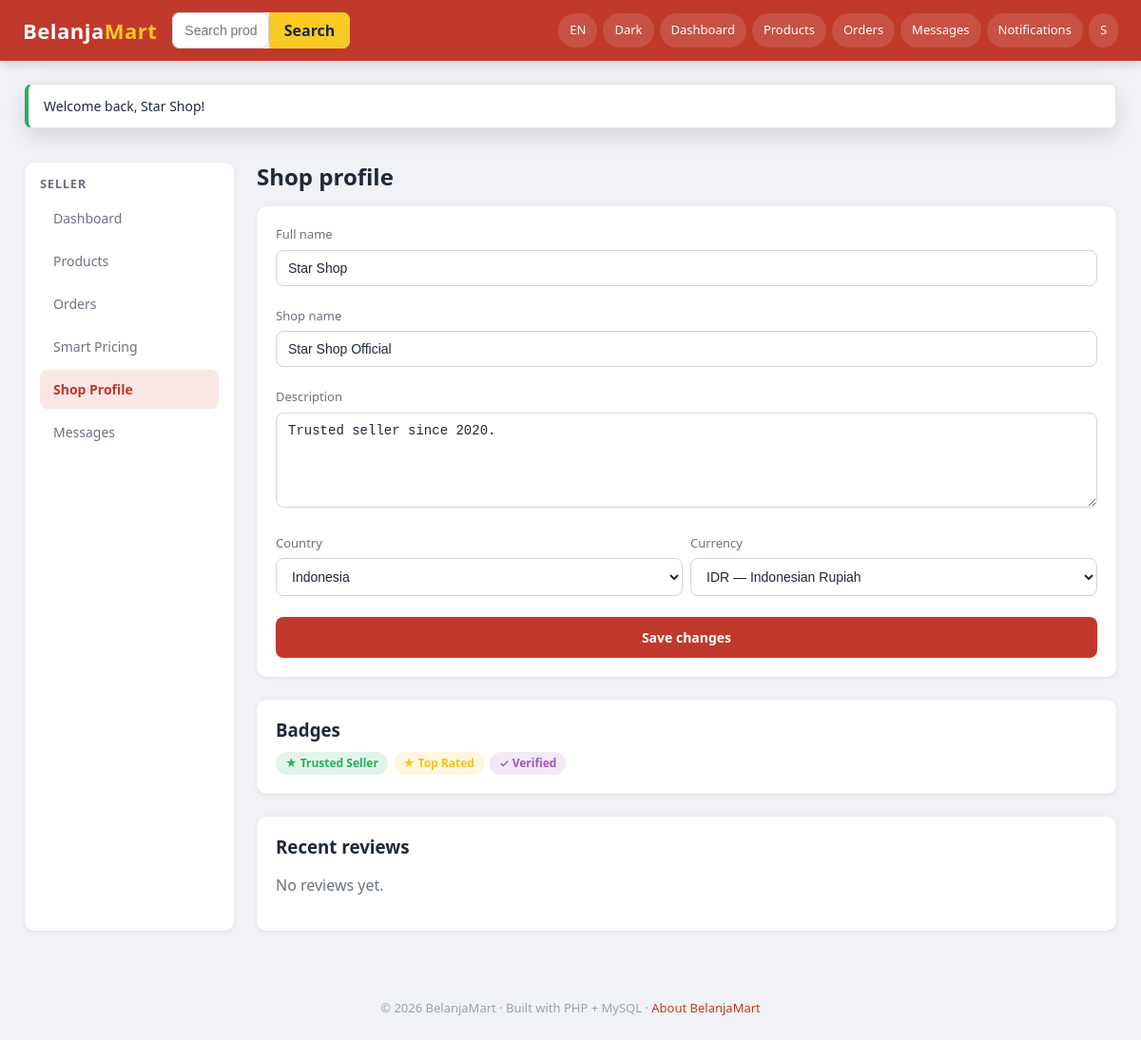
The page /frontend/pages/seller/profile.php (signed in) on the database its author committed.
### tables this page shows
CREATE TABLE seller_profiles (
    user_id        INT PRIMARY KEY,
    shop_name      VARCHAR(120) NOT NULL,
    description    TEXT,
    banner         VARCHAR(255) DEFAULT NULL,
     
    avg_rating         DECIMAL(3,2)  NOT NULL DEFAULT 0,
    total_reviews      INT NOT NULL DEFAULT 0,
    total_sales        INT NOT NULL DEFAULT 0,         
    total_cancellations INT NOT NULL DEFAULT 0,
    response_time_min  INT NOT NULL DEFAULT 0,         
    cancellation_rate  DECIMAL(5,2) NOT NULL DEFAULT 0,    
    delivery_success_rate DECIMAL(5,2) NOT NULL DEFAULT 100,
    is_verified        TINYINT(1) NOT NULL DEFAULT 0,
    FOREIGN KEY (user_id) REFERENCES users(user_id) ON DELETE CASCADE
);

CREATE TABLE users (
    user_id        INT AUTO_INCREMENT PRIMARY KEY,
    name           VARCHAR(100) NOT NULL,
    email          VARCHAR(150) NOT NULL UNIQUE,
    password       VARCHAR(255) NOT NULL,
    role           ENUM('buyer','seller','admin') NOT NULL DEFAULT 'buyer',
    avatar         VARCHAR(255) DEFAULT NULL,
    phone          VARCHAR(30)  DEFAULT NULL,
    country_code   CHAR(2)      DEFAULT 'ID',
    preferred_currency CHAR(3)  DEFAULT 'IDR',
    is_verified    TINYINT(1)   NOT NULL DEFAULT 0,     
    is_active      TINYINT(1)   NOT NULL DEFAULT 1,
    last_login_at  TIMESTAMP    NULL,
    created_at     TIMESTAMP DEFAULT CURRENT_TIMESTAMP,
    updated_at     TIMESTAMP DEFAULT CURRENT_TIMESTAMP ON UPDATE CURRENT_TIMESTAMP,
    FOREIGN KEY (country_code)       REFERENCES countries(country_code),
    FOREIGN KEY (preferred_currency) REFERENCES currencies(currency_code)
);

CREATE TABLE countries (
    country_code   CHAR(2) PRIMARY KEY,            
    country_name   VARCHAR(80)  NOT NULL,
    currency_code  CHAR(3)      NOT NULL,          
    tax_rate       DECIMAL(5,4) NOT NULL DEFAULT 0,     
    base_shipping  DECIMAL(10,2) NOT NULL DEFAULT 0     
);

CREATE TABLE currencies (
    currency_code  CHAR(3) PRIMARY KEY,             
    symbol         VARCHAR(8)   NOT NULL,
    name           VARCHAR(60)  NOT NULL,
     
    rate_to_usd    DECIMAL(18,6) NOT NULL DEFAULT 1,
    updated_at     TIMESTAMP DEFAULT CURRENT_TIMESTAMP ON UPDATE CURRENT_TIMESTAMP
);

CREATE TABLE badges (
    badge_id    INT AUTO_INCREMENT PRIMARY KEY,
    code        VARCHAR(40) UNIQUE NOT NULL,
    label       VARCHAR(80) NOT NULL,
    description VARCHAR(255),
    icon        VARCHAR(20) DEFAULT '🏅',
    color       VARCHAR(20) DEFAULT '#f1c40f'
);

### backend/core/Lang.php (called while the page is built, shortened)
<?php
class Lang
{
    private static ?string $locale = null;
    private static array $strings = [];
    private static array $fallback = [];
    private static bool $loaded = false;
    public static function locale(): string
    {
        if (self::$locale === null) {
            self::$locale = $_SESSION['__locale']
                ?? config('defaults.locale_code', 'en');
        }
        return self::$locale;
    }
    private static function load(): void
    {
        if (self::$loaded) return;
        $dir = __DIR__ . '/../lang/';
        $locale = self::locale();
        $fallbackFile = $dir . 'en.json';
        if (is_file($fallbackFile)) {
            self::$fallback = json_decode(file_get_contents($fallbackFile), true) ?: [];
        }
        if ($locale !== 'en') {
            $localeFile = $dir . $locale . '.json';
            if (is_file($localeFile)) {
                self::$strings = json_decode(file_get_contents($localeFile), true) ?: [];
            }
        } else {
            self::$strings = self::$fallback;
        }
        self::$loaded = true;
    }
    public static function get(string $key, array $replace = []): string
    {
        $text = self::$strings[$key] ?? self::$fallback[$key] ?? $key;
        return $text;
    }
}

### backend/core/Database.php (called while the page is built, shortened)
<?php
class Database
{
    private static ?PDO $pdo = null;
    public static function pdo(): PDO
    {
        if (self::$pdo instanceof PDO) {
            return self::$pdo;
        }
        $cfg  = config('db');
        $dsn  = sprintf(
            'mysql:host=%s;port=%d;dbname=%s;charset=%s',
            $cfg['host'], $cfg['port'], $cfg['database'], $cfg['charset']
        );
        try {
            self::$pdo = new PDO($dsn, $cfg['username'], $cfg['password'], [
                PDO::ATTR_ERRMODE            => PDO::ERRMODE_EXCEPTION,
                PDO::ATTR_DEFAULT_FETCH_MODE => PDO::FETCH_ASSOC,
                PDO::ATTR_EMULATE_PREPARES   => false,
            ]);
        } catch (PDOException $e) {
            http_response_code(500);
            die('Database connection failed: ' . $e->getMessage());
        }
        return self::$pdo;
    }
    public static function run(string $sql, array $params = []): PDOStatement
    {
        $stmt = self::pdo()->prepare($sql);
        $stmt->execute($params);
        return $stmt;
    }
    public static function one(string $sql, array $params = []): ?array
    {
        $row = self::run($sql, $params)->fetch();
        return $row ?: null;
    }
    public static function all(string $sql, array $params = []): array
    {
        return self::run($sql, $params)->fetchAll();
    }
}

### backend/models/UserModel.php (called while the page is built, shortened)
<?php
class UserModel
{
    public static function sellerProfile(int $userId): ?array
    {
        return Database::one("
            SELECT u.user_id, u.name, u.email, u.avatar, u.country_code,
                   u.preferred_currency, u.created_at, u.last_login_at,
                   sp.shop_name, sp.description, sp.banner,
                   sp.avg_rating, sp.total_reviews, sp.total_sales,
                   sp.total_cancellations, sp.cancellation_rate,
                   sp.delivery_success_rate, sp.response_time_min, sp.is_verified
            FROM users u
            JOIN seller_profiles sp ON sp.user_id = u.user_id
            WHERE u.user_id = ? AND u.role = 'seller'
        ", [$userId]);
    }
    public static function badges(int $userId): array
    {
        return Database::all("
            SELECT b.*
            FROM seller_badges sb
            JOIN badges b ON b.badge_id = sb.badge_id
            WHERE sb.user_id = ?
        ", [$userId]);
    }
}

### backend/config/bootstrap.php (called while the page is built, shortened)
<?php
if (!defined('BM_BOOTSTRAPPED')) {
    $cfg = $GLOBALS['BM_CONFIG'];
    spl_autoload_register(function ($class) {
        $roots = [
            __DIR__ . '/../core/',
            __DIR__ . '/../models/',
            __DIR__ . '/../services/',
            __DIR__ . '/../controllers/',
            __DIR__ . '/../middleware/',
        ];
        foreach ($roots as $root) {
            $file = $root . $class . '.php';
            if (is_file($file)) {
                return;
            }
        }
    });
    foreach (['uploads', 'chat', 'logs'] as $key) {
        $path = $cfg['storage'][$key] ?? null;
        if ($path && !is_dir($path)) {
            @mkdir($path, 0777, true);
        }
    }
    require_once __DIR__ . '/../core/helpers.php';
}

### frontend/pages/seller/profile.php (the view, shortened to what this page needs)
<?php
require_once __DIR__ . '/../../../backend/config/bootstrap.php';
$user    = current_user();
$profile = UserModel::sellerProfile((int) $user['user_id']);
$badges  = UserModel::badges((int) $user['user_id']);
$reviews = ReviewModel::forSeller((int) $user['user_id']);
layout('header', ['title' => 'Shop profile']);
?>
<div class="layout">
    <div>
        <h2>Shop profile</h2>
        <div class="card mt-2">
            <form method="POST" class="grid" style="grid-template-columns: 1fr 1fr; gap:8px;">
                <div class="form-row" style="grid-column: span 2;"><label>Full name</label>
                    <input type="text" name="name" value="<?= e($user['name']) ?>" required></div>
                <div class="form-row" style="grid-column: span 2;"><label>Shop name</label>
                    <input type="text" name="shop_name" value="<?= e($profile['shop_name'] ?? '') ?>" required></div>
                <div class="form-row" style="grid-column: span 2;"><label>Description</label>
                    <textarea name="description"><?= e($profile['description'] ?? '') ?></textarea></div>
                <div class="form-row"><label>Country</label>
                    <select name="country_code">
                        <?php foreach (Database::all("SELECT * FROM countries ORDER BY country_name") as $c): ?>
                            <option value="<?= e($c['country_code']) ?>" <?= ($c['country_code'] === ($user['country'] ?? 'ID')) ? 'selected' : '' ?>>
                                <?= e($c['country_name']) ?>
                            </option>
                        <?php endforeach; ?>
                    </select>
                </div>
                <div class="form-row"><label>Currency</label>
                    <select name="preferred_currency">
                        <?php foreach (Database::all("SELECT * FROM currencies") as $c): ?>
                            <option value="<?= e($c['currency_code']) ?>" <?= ($c['currency_code'] === ($user['currency'] ?? 'IDR')) ? 'selected' : '' ?>>
                                <?= e($c['currency_code']) ?> — <?= e($c['name']) ?>
                            </option>
                        <?php endforeach; ?>
                    </select>
                </div>
                <button class="btn btn-primary" type="submit" style="grid-column: span 2;">Save changes</button>
            </form>
        </div>
        <div class="card mt-3">
            <h3>Badges</h3>
            <?php if (empty($badges)): ?>
                <p class="text-muted">Earn your first badge by completing more sales and getting reviews.</p>
            <?php else: ?>
                <?php component('seller_badge', ['badges' => $badges]); ?>
            <?php endif; ?>
        </div>
        <div class="card mt-3">
            <h3>Recent reviews</h3>
            <?php if (empty($reviews)): ?>
                <p class="text-muted">No reviews yet.</p>
            <?php else: foreach (array_slice($reviews, 0, 6) as $r): ?>
                <div style="border-bottom:1px solid var(--border); padding: 8px 0;">
                    <div class="row" style="justify-content: space-between;">
                        <div class="fw-600"><?= e($r['user_name']) ?> · <?= e($r['product_name']) ?></div>
                        <span>★ <?= (int) $r['rating'] ?>/5</span>
                    </div>
                    <div class="text-muted fs-13"><?= e($r['comment']) ?></div>
                </div>
            <?php endforeach; endif; ?>
        </div>
    </div>
</div>

### frontend/components/navbar.php (shortened to what this page needs)
<?php
$role = $user['role'] ?? null;
$currentLang = Lang::locale();
$langFlags = ['en' => 'EN', 'id' => 'ID', 'ja' => 'JA', 'zh' => 'ZH'];
?>
<header class="topbar">
    <a href="<?= base_url('/') ?>" class="brand">Belanja<span>Mart</span></a>
    <?php if ($role !== 'admin'): ?>
    <form class="search" action="<?= base_url('/frontend/pages/buyer/home.php') ?>" method="GET">
        <input type="text" name="q" placeholder="<?= e(__('Search products, brands, or sellers...')) ?>" value="<?= e($_GET['q'] ?? '') ?>">
        <button type="submit">Search</button>
    </form>
    <?php endif; ?>
    <div class="topbar-actions">
        <div class="lang-switcher" style="position:relative;">
            <button class="icon-btn" id="langToggle" title="<?= e(__('Language')) ?>">
                <span><?= $langFlags[$currentLang] ?? 'Lang' ?></span>
            </button>
        </div>
        <button class="icon-btn" data-theme-toggle title="<?= e(__('Toggle theme')) ?>">
            <span class="icon">Dark</span>
        </button>
        <?php if (!$user): ?>
            <a class="pill" href="<?= base_url('/auth/role.php') ?>"><?= e(__('Sign in')) ?></a>
        <?php else: ?>
            <?php if ($role === 'buyer'): ?>
                <a class="pill" href="<?= base_url('/frontend/pages/buyer/wishlist.php') ?>" title="<?= e(__('Wishlist')) ?>">
                    <span class="label"><?= e(__('Wishlist')) ?></span>
                    <?php if (!empty($wishCount)): ?><span class="badge-count"><?= (int) $wishCount ?></span><?php endif; ?>
                </a>
                <a class="pill" href="<?= base_url('/frontend/pages/buyer/cart.php') ?>" title="<?= e(__('Cart')) ?>">
                    <span class="label"><?= e(__('Cart')) ?></span>
                    <?php if (!empty($cartCount)): ?><span class="badge-count"><?= (int) $cartCount ?></span><?php endif; ?>
                </a>
                <a class="pill" href="<?= base_url('/frontend/pages/buyer/orders.php') ?>" title="<?= e(__('Orders')) ?>">
                    <span class="label"><?= e(__('Orders')) ?></span>
                </a>
            <?php elseif ($role === 'seller'): ?>
                <a class="pill" href="<?= base_url('/frontend/pages/seller/dashboard.php') ?>"><span class="label"><?= e(__('Dashboard')) ?></span></a>
                <a class="pill" href="<?= base_url('/frontend/pages/seller/products.php') ?>"><span class="label"><?= e(__('Products')) ?></span></a>
                <a class="pill" href="<?= base_url('/frontend/pages/seller/orders.php') ?>"><span class="label"><?= e(__('Orders')) ?></span></a>
            <?php elseif ($role === 'admin'): ?>
                <a class="pill" href="<?= base_url('/frontend/pages/admin/dashboard.php') ?>">Admin</a>
            <?php endif; ?>
            <a class="pill" href="<?= base_url('/frontend/pages/shared/chat.php') ?>" title="<?= e(__('Messages')) ?>">
                <?= e(__('Messages')) ?>
            </a>
            <a class="pill" href="<?= base_url('/frontend/pages/shared/notifications.php') ?>" title="<?= e(__('Notifications')) ?>">
                <?= e(__('Notifications')) ?>
            </a>
            <a class="pill" href="<?= base_url('/auth/logout.php') ?>" title="<?= e(__('Logout')) ?>">
                <span class="label"><?= e(mb_strtoupper(mb_substr($user['name'], 0, 1))) ?></span>
            </a>
        <?php endif; ?>
    </div>
</header>

### frontend/components/seller_badge.php
<?php
$badges = $badges ?? [];
?>
<div class="row" style="gap:6px;">
    <?php foreach ($badges as $b): ?>
        <span class="tag" style="background: <?= e($b['color']) ?>22; color: <?= e($b['color']) ?>;">
            <?= e($b['icon']) ?> <?= e($b['label']) ?>
        </span>
    <?php endforeach; ?>
</div>

### rows shown on the page
seller_profiles: user_id.name "S", name "Star Shop", shop_name "Star Shop Official", description "Trusted seller since 2020."
users: country_code "Indonesia", preferred_currency "IDR — Indonesian Rupiah"
badges: icon "★", label "Trusted Seller"
badges: icon "★", label "Top Rated"
badges: icon "✓", label "Verified"

### other values the page prints
$langFlags[$currentLang] "EN"
__('Dashboard') "Dashboard"
__('Products') "Products"
__('Orders') "Orders"
__('Messages') "Messages"
__('Notifications') "Notifications"
$ok "Welcome back, Star Shop!"
$label "Dashboard"
$label "Products"
$label "Orders"
$label "Smart Pricing"
$label "Shop Profile"
__('About BelanjaMart') "About BelanjaMart"
